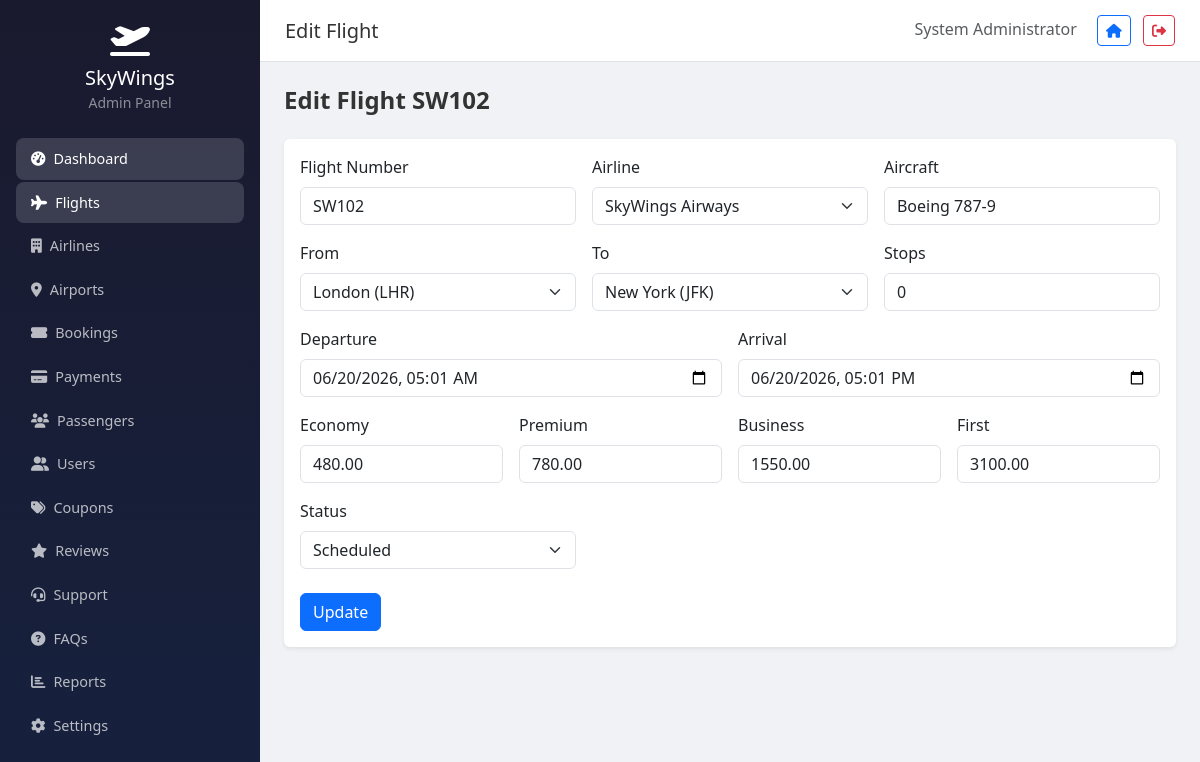
Page /admin/flights/edit/2 (signed in) on the committed database.
### tables this page shows
CREATE TABLE IF NOT EXISTS `flights` (
    `id` INT UNSIGNED AUTO_INCREMENT PRIMARY KEY,
    `flight_number` VARCHAR(20) NOT NULL,
    `airline_id` INT UNSIGNED NOT NULL,
    `aircraft_type` VARCHAR(100) DEFAULT NULL,
    `departure_airport_id` INT UNSIGNED NOT NULL,
    `arrival_airport_id` INT UNSIGNED NOT NULL,
    `departure_time` DATETIME NOT NULL,
    `arrival_time` DATETIME NOT NULL,
    `duration_minutes` INT UNSIGNED NOT NULL,
    `stops` TINYINT UNSIGNED NOT NULL DEFAULT 0,
    `economy_price` DECIMAL(10,2) NOT NULL DEFAULT 0.00,
    `premium_economy_price` DECIMAL(10,2) NOT NULL DEFAULT 0.00,
    `business_price` DECIMAL(10,2) NOT NULL DEFAULT 0.00,
    `first_class_price` DECIMAL(10,2) NOT NULL DEFAULT 0.00,
    `economy_seats` INT UNSIGNED NOT NULL DEFAULT 0,
    `premium_economy_seats` INT UNSIGNED NOT NULL DEFAULT 0,
    `business_seats` INT UNSIGNED NOT NULL DEFAULT 0,
    `first_class_seats` INT UNSIGNED NOT NULL DEFAULT 0,
    `status` ENUM('scheduled','delayed','cancelled','completed') NOT NULL DEFAULT 'scheduled',
    `created_at` DATETIME NOT NULL DEFAULT CURRENT_TIMESTAMP,
    `updated_at` DATETIME NOT NULL DEFAULT CURRENT_TIMESTAMP ON UPDATE CURRENT_TIMESTAMP,
    FOREIGN KEY (`airline_id`) REFERENCES `airlines`(`id`) ON DELETE RESTRICT,
    FOREIGN KEY (`departure_airport_id`) REFERENCES `airports`(`id`) ON DELETE RESTRICT,
    FOREIGN KEY (`arrival_airport_id`) REFERENCES `airports`(`id`) ON DELETE RESTRICT,
    INDEX `idx_flights_departure` (`departure_time`),
    INDEX `idx_flights_status` (`status`),
    INDEX `idx_flights_route` (`departure_airport_id`, `arrival_airport_id`)
);

CREATE TABLE IF NOT EXISTS `airlines` (
    `id` INT UNSIGNED AUTO_INCREMENT PRIMARY KEY,
    `name` VARCHAR(150) NOT NULL,
    `code` VARCHAR(10) NOT NULL UNIQUE,
    `logo` VARCHAR(255) DEFAULT NULL,
    `contact_email` VARCHAR(191) DEFAULT NULL,
    `contact_phone` VARCHAR(30) DEFAULT NULL,
    `website` VARCHAR(255) DEFAULT NULL,
    `description` TEXT DEFAULT NULL,
    `status` ENUM('active','inactive') NOT NULL DEFAULT 'active',
    `created_at` DATETIME NOT NULL DEFAULT CURRENT_TIMESTAMP,
    `updated_at` DATETIME NOT NULL DEFAULT CURRENT_TIMESTAMP ON UPDATE CURRENT_TIMESTAMP,
    INDEX `idx_airlines_status` (`status`)
);

CREATE TABLE IF NOT EXISTS `airports` (
    `id` INT UNSIGNED AUTO_INCREMENT PRIMARY KEY,
    `name` VARCHAR(200) NOT NULL,
    `code` VARCHAR(10) NOT NULL UNIQUE,
    `city` VARCHAR(100) NOT NULL,
    `country` VARCHAR(100) NOT NULL,
    `timezone` VARCHAR(50) NOT NULL DEFAULT 'UTC',
    `status` ENUM('active','inactive') NOT NULL DEFAULT 'active',
    `created_at` DATETIME NOT NULL DEFAULT CURRENT_TIMESTAMP,
    `updated_at` DATETIME NOT NULL DEFAULT CURRENT_TIMESTAMP ON UPDATE CURRENT_TIMESTAMP,
    INDEX `idx_airports_city` (`city`),
    INDEX `idx_airports_country` (`country`)
);

### views/admin/flights/edit.php (the view, shortened to what the rows shown need)
<h4 class="fw-bold mb-4">Edit Flight <?= e($flight['flight_number']) ?></h4>
<div class="card border-0 shadow-sm">
    <div class="card-body">
        <form method="POST" action="<?= url('admin/flights/update/' . $flight['id']) ?>">
            <div class="row g-3">
                <div class="col-md-4"><label class="form-label">Flight Number</label><input type="text" name="flight_number" class="form-control" value="<?= e($flight['flight_number']) ?>" required></div>
                <div class="col-md-4"><label class="form-label">Airline</label><select name="airline_id" class="form-select" required><?php foreach ($airlines as $a): ?><option value="<?= $a['id'] ?>" <?= $flight['airline_id'] == $a['id'] ? 'selected' : '' ?>><?= e($a['name']) ?></option><?php endforeach; ?></select></div>
                <div class="col-md-4"><label class="form-label">Aircraft</label><input type="text" name="aircraft_type" class="form-control" value="<?= e($flight['aircraft_type']) ?>"></div>
                <div class="col-md-4"><label class="form-label">From</label><select name="departure_airport_id" class="form-select" required><?php foreach ($airports as $a): ?><option value="<?= $a['id'] ?>" <?= $flight['departure_airport_id'] == $a['id'] ? 'selected' : '' ?>><?= e($a['city']) ?> (<?= e($a['code']) ?>)</option><?php endforeach; ?></select></div>
                <div class="col-md-4"><label class="form-label">To</label><select name="arrival_airport_id" class="form-select" required><?php foreach ($airports as $a): ?><option value="<?= $a['id'] ?>" <?= $flight['arrival_airport_id'] == $a['id'] ? 'selected' : '' ?>><?= e($a['city']) ?> (<?= e($a['code']) ?>)</option><?php endforeach; ?></select></div>
                <div class="col-md-4"><label class="form-label">Stops</label><input type="number" name="stops" class="form-control" value="<?= $flight['stops'] ?>"></div>
                <div class="col-md-6"><label class="form-label">Departure</label><input type="datetime-local" name="departure_time" class="form-control" value="<?= date('Y-m-d\TH:i', strtotime($flight['departure_time'])) ?>" required></div>
                <div class="col-md-6"><label class="form-label">Arrival</label><input type="datetime-local" name="arrival_time" class="form-control" value="<?= date('Y-m-d\TH:i', strtotime($flight['arrival_time'])) ?>" required></div>
                <div class="col-md-3"><label class="form-label">Economy</label><input type="number" step="0.01" name="economy_price" class="form-control" value="<?= $flight['economy_price'] ?>"></div>
                <div class="col-md-3"><label class="form-label">Premium</label><input type="number" step="0.01" name="premium_economy_price" class="form-control" value="<?= $flight['premium_economy_price'] ?>"></div>
                <div class="col-md-3"><label class="form-label">Business</label><input type="number" step="0.01" name="business_price" class="form-control" value="<?= $flight['business_price'] ?>"></div>
                <div class="col-md-3"><label class="form-label">First</label><input type="number" step="0.01" name="first_class_price" class="form-control" value="<?= $flight['first_class_price'] ?>"></div>
                <div class="col-md-4"><label class="form-label">Status</label><select name="status" class="form-select"><?php foreach (['scheduled','delayed','cancelled','completed'] as $s): ?><option value="<?= $s ?>" <?= $flight['status'] === $s ? 'selected' : '' ?>><?= ucfirst($s) ?></option><?php endforeach; ?></select></div>
            </div>
            <button type="submit" class="btn btn-primary mt-4">Update</button>
        </form>
    </div>
</div>

### includes/Router.php (shortened to what the rows shown need)
<?php
class Router
{
    private array $routes = [];
    private function addRoute(string $method, string $path, string $controller, string $action): void
    {
        $this->routes[] = compact('method', 'path', 'controller', 'action');
    }
    public function dispatch(): void
    {
        $method = $_SERVER['REQUEST_METHOD'];
        $uri = parse_url($_SERVER['REQUEST_URI'], PHP_URL_PATH);
        $uri = '/' . trim($uri, '/');
        foreach ($this->routes as $route) {
            $pattern = $this->convertToRegex($route['path']);
            if ($route['method'] === $method && preg_match($pattern, $uri, $matches)) {
                array_shift($matches);
                $this->callController($route['controller'], $route['action'], $matches);
                return;
            }
        }
    }
    private function convertToRegex(string $path): string
    {
        $pattern = preg_replace('/\{([a-zA-Z_]+)\}/', '([^/]+)', $path);
        return '#^' . $pattern . '$#';
    }
    private function callController(string $controller, string $action, array $params = []): void
    {
        $instance = new $class();
        call_user_func_array([$instance, $action], $params);
    }
}

### rows in the picture
flights: flight_number "SW102", airline_id "SkyWings Airways", aircraft_type "Boeing 787-9", departure_airport_id "London (LHR)", arrival_airport_id "New York (JFK)", stops "0", departure_time "06/20/2026 05:01", arrival_time "06/20/2026 17:01", economy_price "480.00", premium_economy_price "780.00", business_price "1550.00", first_class_price "3100.00", status "Scheduled"
